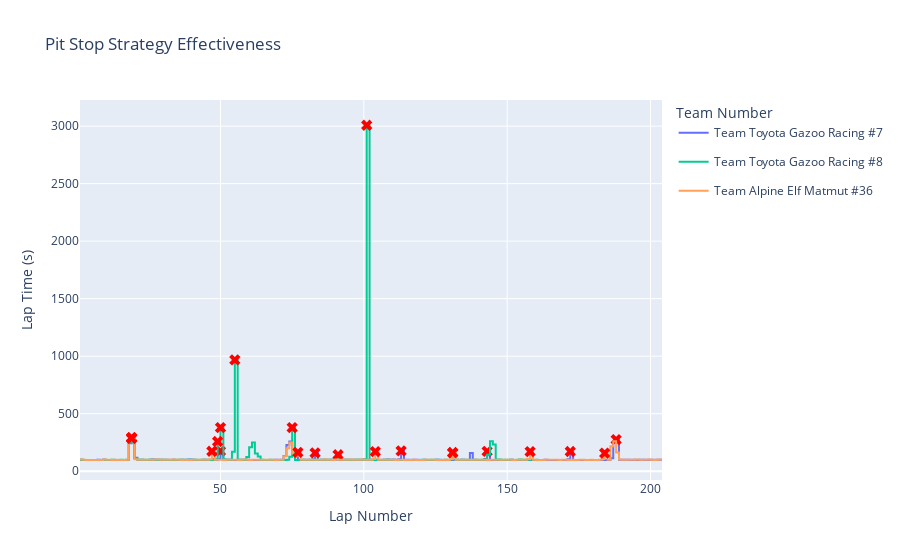

Source (notebook cell):
### Markdown cell above
## Pit Stop Strategy Effictiveness

### Code cell
import plotly.graph_objects as go

fig = go.Figure()

for team in monza["team_no"].unique():
    team_df = monza[monza["team_no"] == team]

    fig.add_trace(go.Scatter(
        x=team_df["lap_number"],
        y=team_df["lap_time_s"],
        mode="lines",
        line=dict(shape="hv"),
        name=f"Team {team}",
        legendgroup=str(team),  
        showlegend=True
    ))

    pit_laps = team_df[team_df["pit_time_sec"].notna() & (team_df["pit_time_sec"] > 0)]
    fig.add_trace(go.Scatter(
        x=pit_laps["lap_number"],
        y=pit_laps["lap_time_s"],
        mode="markers",
        marker=dict(size=10, symbol="x", color="red"),
        name="Pit Stop",
        legendgroup=str(team),  
        showlegend=False        
    ))

fig.update_layout(
    title="Pit Stop Strategy Effectiveness",
    xaxis_title="Lap Number",
    yaxis_title="Lap Time (s)",
    legend_title="Team Number"
)

fig.show()

### Figure 1 — Plotly figure (JSON) as saved in the notebook; plotly's stock layout.template omitted (floating-point values rounded to 4 significant figures; data arrays with more than 128 entries replaced by an {"elided": "..."} marker saying what was removed)
{"data": [{"legendgroup": "Toyota Gazoo Racing #7", "line": {"shape": "hv"}, "mode": "lines", "name": "Team Toyota Gazoo Racing #7", "showlegend": true, "type": "scatter", "x": {"elided": "204 int values"}, "y": {"elided": "204 float values"}}, {"legendgroup": "Toyota Gazoo Racing #7", "marker": {"color": "red", "size": 10, "symbol": "x"}, "mode": "markers", "name": "Pit Stop", "showlegend": false, "type": "scatter", "x": [19, 50, 83, 113, 143, 172, 188], "y": [291.4, 174.4, 160.0, 176.5, 172.6, 171.3, 274.7]}, {"legendgroup": "Toyota Gazoo Racing #8", "line": {"shape": "hv"}, "mode": "lines", "name": "Team Toyota Gazoo Racing #8", "showlegend": true, "type": "scatter", "x": {"elided": "161 int values"}, "y": {"elided": "161 float values"}}, {"legendgroup": "Toyota Gazoo Racing #8", "marker": {"color": "red", "size": 10, "symbol": "x"}, "mode": "markers", "name": "Pit Stop", "showlegend": false, "type": "scatter", "x": [19, 49, 50, 55, 75, 91, 101, 131], "y": [291.6, 258.3, 379.0, 967.5, 379.4, 143.0, 3008.0, 158.9]}, {"legendgroup": "Alpine Elf Matmut #36", "line": {"shape": "hv"}, "mode": "lines", "name": "Team Alpine Elf Matmut #36", "showlegend": true, "type": "scatter", "x": {"elided": "204 int values"}, "y": {"elided": "204 float values"}}, {"legendgroup": "Alpine Elf Matmut #36", "marker": {"color": "red", "size": 10, "symbol": "x"}, "mode": "markers", "name": "Pit Stop", "showlegend": false, "type": "scatter", "x": [19, 47, 77, 104, 131, 158, 184], "y": [284.6, 173.7, 163.2, 170.4, 162.8, 170.4, 156.5]}], "layout": {"legend": {"title": {"text": "Team Number"}}, "title": {"text": "Pit Stop Strategy Effectiveness"}, "xaxis": {"title": {"text": "Lap Number"}}, "yaxis": {"title": {"text": "Lap Time (s)"}}}}
